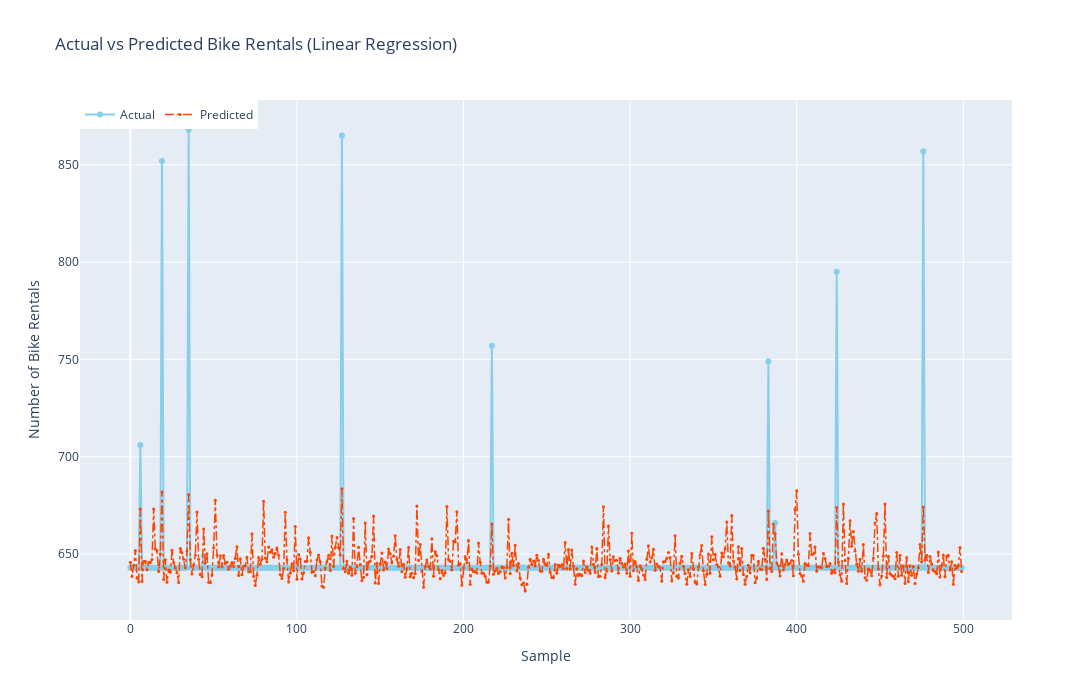

Notebook code cell kept with this figure:
### Code cell
p.plot_predictions(500, y_test, 'Linear Regression', pred_test_linear)

### Figure 1 — Plotly figure (JSON) as saved in the notebook; plotly's stock layout.template omitted (floating-point values rounded to 4 significant figures; data arrays with more than 128 entries replaced by an {"elided": "..."} marker saying what was removed)
{"data": [{"line": {"color": "skyblue"}, "marker": {"size": 6}, "mode": "lines+markers", "name": "Actual", "type": "scatter", "x": {"elided": "500 int values"}, "y": {"elided": "500 int values"}}, {"line": {"color": "orangered", "dash": "dashdot", "width": 1.5}, "marker": {"size": 3}, "mode": "lines+markers", "name": "Predicted", "type": "scatter", "x": {"elided": "500 int values"}, "y": {"elided": "500 float values"}}], "layout": {"height": 700, "legend": {"orientation": "h", "traceorder": "normal", "x": 0, "y": 1}, "showlegend": true, "title": {"text": "Actual vs Predicted Bike Rentals (Linear Regression)"}, "width": 1200, "xaxis": {"title": {"text": "Sample"}}, "yaxis": {"title": {"text": "Number of Bike Rentals"}}}}
